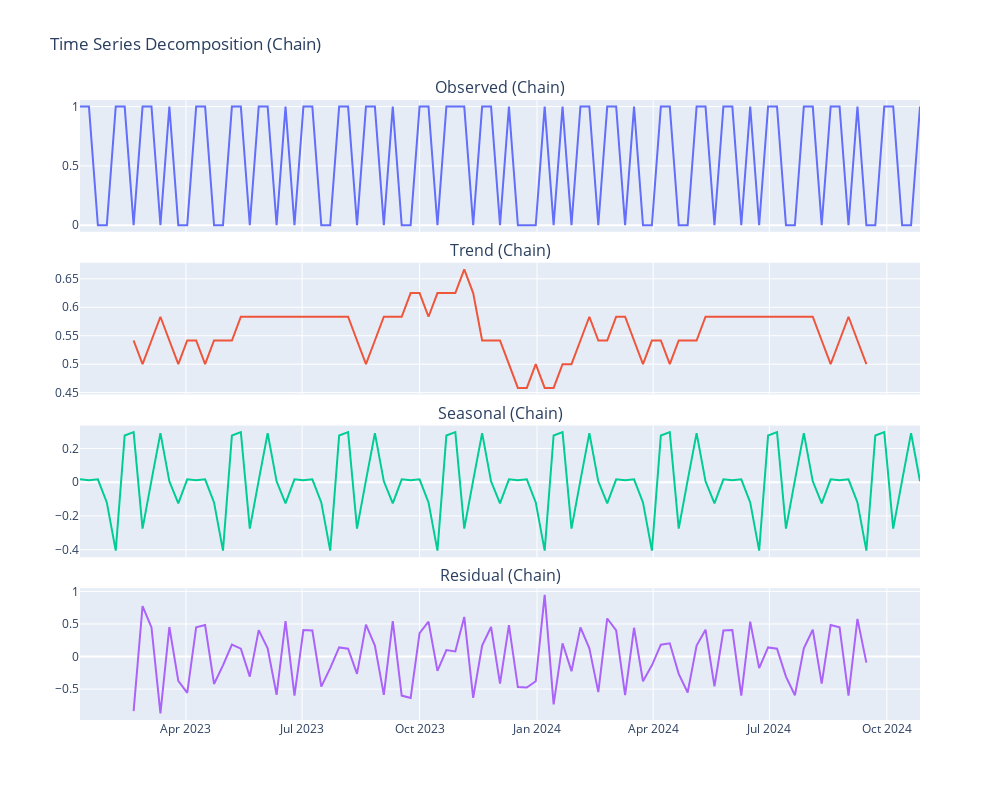
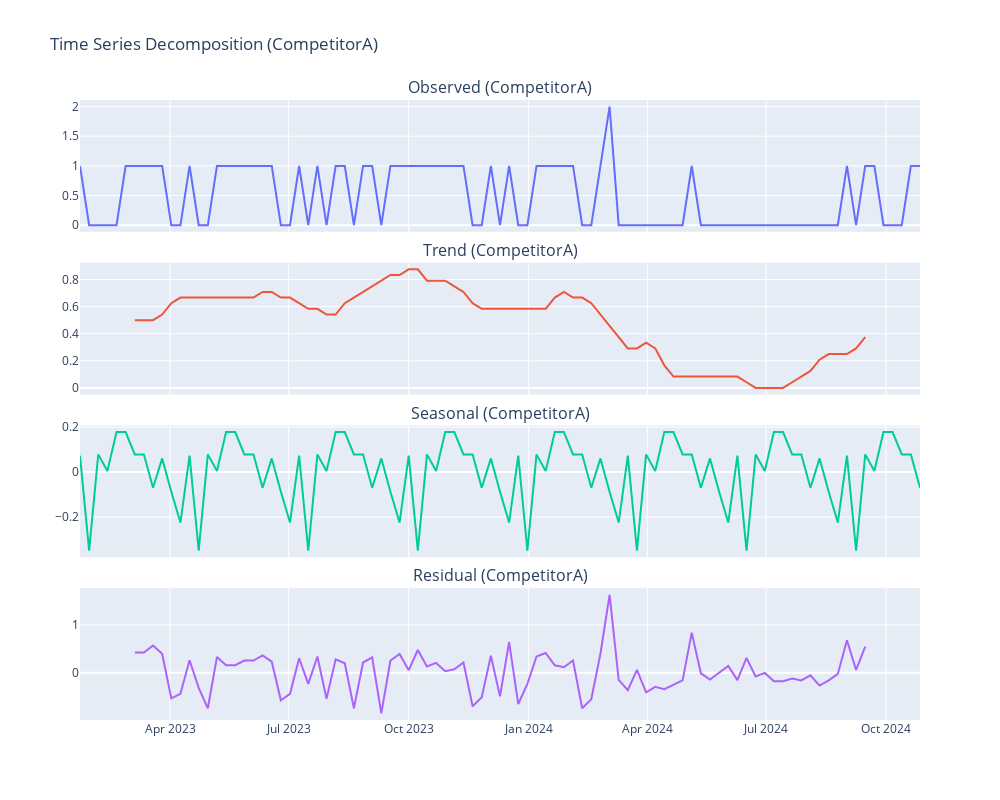

The code cell stored with these charts, in order, in its notebook:
### Code cell
# Separate data for 'chain' and 'competitorA'
chain_data = df2[df2['competitor'] == 'chain']
competitorA_data = df2[df2['competitor'] == 'competitorA']

# Decompose the time series
# Weekly count of campaigns for 'chain'
chain_weekly_counts = chain_data.resample('W', on='start_date')['chain_campaign'].count().fillna(0)
chain_decomposition = seasonal_decompose(chain_weekly_counts, model='additive', period=12)

# Weekly count of campaigns for 'competitorA'
competitorA_weekly_counts = competitorA_data.resample('W', on='start_date')['chain_campaign'].count().fillna(0)
competitorA_decomposition = seasonal_decompose(competitorA_weekly_counts, model='additive', period=12)

# Create subplots for 'chain'
fig_chain = make_subplots(
    rows=4, cols=1, shared_xaxes=True,
    subplot_titles=["Observed (Chain)", "Trend (Chain)", "Seasonal (Chain)", "Residual (Chain)"],
    vertical_spacing=0.05
)

# Add traces for 'chain'
fig_chain.add_trace(go.Scatter(x=chain_decomposition.observed.index, y=chain_decomposition.observed, name="Observed (Chain)"), row=1, col=1)
fig_chain.add_trace(go.Scatter(x=chain_decomposition.trend.index, y=chain_decomposition.trend, name="Trend (Chain)"), row=2, col=1)
fig_chain.add_trace(go.Scatter(x=chain_decomposition.seasonal.index, y=chain_decomposition.seasonal, name="Seasonal (Chain)"), row=3, col=1)
fig_chain.add_trace(go.Scatter(x=chain_decomposition.resid.index, y=chain_decomposition.resid, name="Residual (Chain)"), row=4, col=1)

# Create subplots for 'competitorA'
fig_competitorA = make_subplots(
    rows=4, cols=1, shared_xaxes=True,
    subplot_titles=["Observed (CompetitorA)", "Trend (CompetitorA)", "Seasonal (CompetitorA)", "Residual (CompetitorA)"],
    vertical_spacing=0.05
)

# Add traces for 'competitorA'
fig_competitorA.add_trace(go.Scatter(x=competitorA_decomposition.observed.index, y=competitorA_decomposition.observed, name="Observed (CompetitorA)"), row=1, col=1)
fig_competitorA.add_trace(go.Scatter(x=competitorA_decomposition.trend.index, y=competitorA_decomposition.trend, name="Trend (CompetitorA)"), row=2, col=1)
fig_competitorA.add_trace(go.Scatter(x=competitorA_decomposition.seasonal.index, y=competitorA_decomposition.seasonal, name="Seasonal (CompetitorA)"), row=3, col=1)
fig_competitorA.add_trace(go.Scatter(x=competitorA_decomposition.resid.index, y=competitorA_decomposition.resid, name="Residual (CompetitorA)"), row=4, col=1)

# Adjust layout and add title for 'chain'
fig_chain.update_layout(
    height=800, width=1000, title_text="Time Series Decomposition (Chain)",
    showlegend=False
)

# Adjust layout and add title for 'competitorA'
fig_competitorA.update_layout(
    height=800, width=1000, title_text="Time Series Decomposition (CompetitorA)",
    showlegend=False
)

# Show the graphs
fig_chain.show()
fig_competitorA.show()
